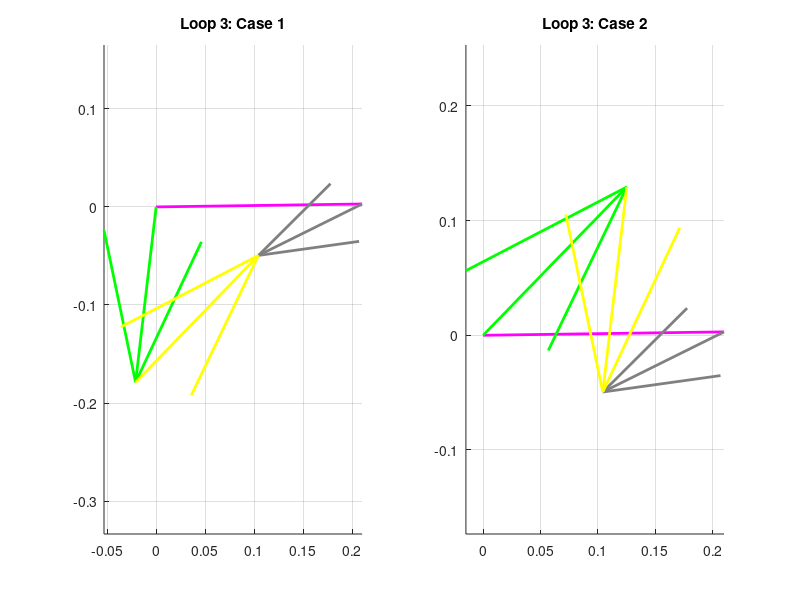

The MATLAB script that drew this image:
clear all
close all
clc

% ==========================================
% 1. PARAMETERS & INPUT
% ==========================================
L1 = 0.210; % Ground (Pink)
L2 = 0.180; % Crank (Green) - Output
L3 = 0.180; % Coupler (Yellow)
L4 = 0.118; % Rocker (Grey) - Input

d = L1;
a = L2;
b = L3;
c = L4;

theta_grey_deg = 206.3841; 
offset_deg = 0.81;

offset = deg2rad(offset_deg);
q4_global = deg2rad(theta_grey_deg);
q4_local = q4_global - offset;

% ==========================================
% 2. CALCULATION (Inverted Method)
% ==========================================
% Step 1: หมุน Input ไป 180 องศา (Inverted Frame)
q_in_calc = q4_local - pi;

% Step 2: กำหนด Constants (Input=c, Output=a)
d_cal = d;
a_cal = c; % Link 4 is Input
b_cal = b;
c_cal = a; % Link 2 is Output

K1 = d_cal/a_cal;
K2 = d_cal/c_cal;
K3 = (a_cal^2 - b_cal^2 + c_cal^2 + d_cal^2)/(2*a_cal*c_cal);
K4 = d_cal/b_cal;
K5 = (c_cal^2 - d_cal^2 - a_cal^2 - b_cal^2)/(2*a_cal*b_cal);

% Coefficients
A = cos(q_in_calc) - K1 - K2*cos(q_in_calc) + K3;
B = -2*sin(q_in_calc);
C = K1 - (K2+1)*cos(q_in_calc) + K3;

D_val = cos(q_in_calc) - K1 + K4*cos(q_in_calc) + K5;
E_val = -2*sin(q_in_calc);
F_val = K1 + (K4-1)*cos(q_in_calc) + K5;

% Roots
det_AC = sqrt(B^2 - 4*A*C);
det_DF = sqrt(E_val^2 - 4*D_val*F_val);

% Case 1 (Open-like)
q2_loc_1 = 2*atan2((-B - det_AC), (2*A));
q3_loc_1 = 2*atan2((-E_val - det_DF), (2*D_val));

% Case 2 (Crossed-like)
q2_loc_2 = 2*atan2((-B + det_AC), (2*A));
q3_loc_2 = 2*atan2((-E_val + det_DF), (2*D_val));

% Step 3: หมุนกลับ 180 องศา (Global Frame)
T2_Open = q2_loc_1 + pi + offset;
T3_Open = q3_loc_1 + pi + offset;

T2_Cross = q2_loc_2 + pi + offset;
T3_Cross = q3_loc_2 + pi + offset;

% ==========================================
% 3. DISPLAY RESULTS
% ==========================================
disp('======================================');
disp(['LOOP 3 RESULTS (Input Grey = ' num2str(theta_grey_deg) ')']);
disp('======================================');
disp('--- CASE 1 (Open) ---');
disp(['  Green  (Theta 2): ', num2str(rad2deg(T2_Open))]);
disp(['  Yellow (Theta 3): ', num2str(rad2deg(T3_Open))]);
disp(' ');
disp('--- CASE 2 (Crossed) ---');
disp(['  Green  (Theta 2): ', num2str(rad2deg(T2_Cross))]);
disp(['  Yellow (Theta 3): ', num2str(rad2deg(T3_Cross))]);

% ==========================================
% 4. PLOTTING
% ==========================================
Rot = exp(1j * offset);
R1 = d * exp(1j * offset); % Ground

% Input Vector (Grey - Link 4) from O4
R4_Vec = c * exp(1j * q4_global);

% --- Case 1 Vectors ---
R2_Op = a * exp(1j * T2_Open); % Green
vec_B_Op = R1 + R4_Vec; % End of Grey (Point B)
vec_A_Op = R2_Op;       % End of Green (Point A)
R3_Op = vec_B_Op - vec_A_Op; % Yellow (A to B)

% --- Case 2 Vectors ---
R2_Cr = a * exp(1j * T2_Cross); % Green
vec_B_Cr = R1 + R4_Vec;
vec_A_Cr = R2_Cr;
R3_Cr = vec_B_Cr - vec_A_Cr; % Yellow

figure(3); clf;

% Subplot 1: Open
subplot(1,2,1); hold on; grid on; axis equal;
title('Loop 3: Case 1');
plot([0 real(R1)], [0 imag(R1)], 'm-', 'LineWidth', 2); % Ground
quiver(0, 0, real(R2_Op), imag(R2_Op), 0, 'g', 'LineWidth', 2, 'MaxHeadSize',0.5); % Green
quiver(real(R1), imag(R1), real(R4_Vec), imag(R4_Vec), 0, 'Color', [0.5 0.5 0.5], 'LineWidth', 2, 'MaxHeadSize',0.5); % Grey
quiver(real(R2_Op), imag(R2_Op), real(R3_Op), imag(R3_Op), 0, 'y', 'LineWidth', 2, 'MaxHeadSize',0.5); % Yellow

% Subplot 2: Crossed
subplot(1,2,2); hold on; grid on; axis equal;
title('Loop 3: Case 2');
plot([0 real(R1)], [0 imag(R1)], 'm-', 'LineWidth', 2); % Ground
quiver(0, 0, real(R2_Cr), imag(R2_Cr), 0, 'g', 'LineWidth', 2, 'MaxHeadSize',0.5); % Green
quiver(real(R1), imag(R1), real(R4_Vec), imag(R4_Vec), 0, 'Color', [0.5 0.5 0.5], 'LineWidth', 2, 'MaxHeadSize',0.5); % Grey
quiver(real(R2_Cr), imag(R2_Cr), real(R3_Cr), imag(R3_Cr), 0, 'y', 'LineWidth', 2, 'MaxHeadSize',0.5); % Yellow
